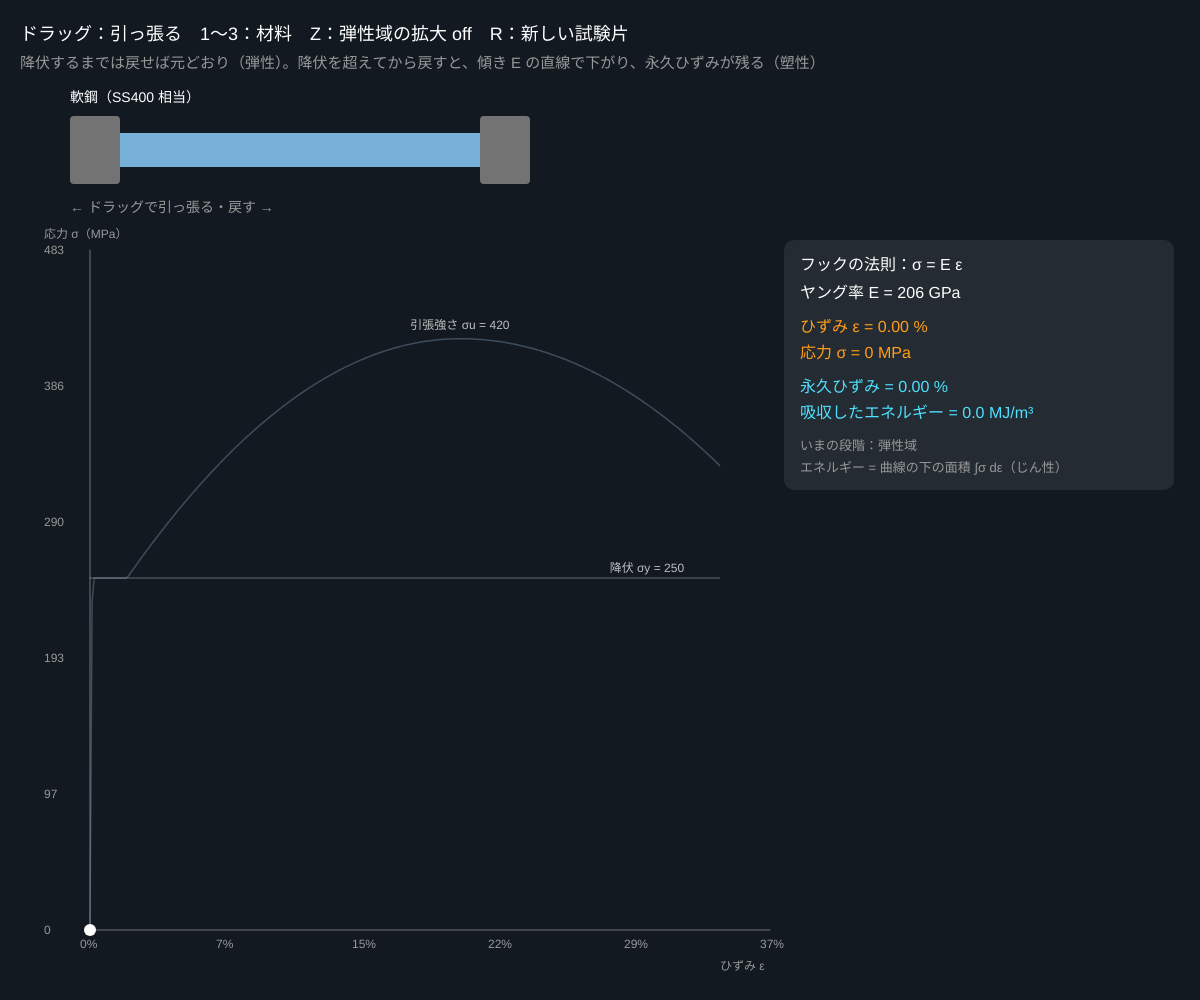
Frame 1 (no input)
Frame 60 (no input): identical to frame 1, image omitted
Frame 120 (the mouse pressed at the canvas centre since frame 60): identical to frame 1, image omitted

The p5.js sketch that drew this single still picture (run headless with seeded random() and noise() and a simulated clock; from frame 60 on, the mouse is pressed at the canvas centre):

// p5.js sketch
// ── sketch.js
// ============================================
// 06 応力–ひずみ線図（引張試験）
// 試験片を引っ張って「応力 σ = 力 / 断面積」と「ひずみ ε = 伸び / 元の長さ」の関係を描く
// 弾性域（戻る）→ 降伏 → 加工硬化 → 最大荷重 → くびれ → 破断。途中で戻すと永久ひずみが残る
// ドラッグ（左右）= 引っ張る・戻す / 1〜3 = 材料（軟鋼・アルミ合金・ゴム）/ Z = 弾性域を拡大 / R = 新しい試験片
// ============================================

// ★ 材料の表：E ヤング率（MPa）、sy 降伏応力、plateau 降伏棚の終わり、eu・su 最大応力のひずみと値、ef・sf 破断
let materials = [
  { title: '軟鋼（SS400 相当）', hue: 205, E: 206000, sy: 250, plateau: 0.02, eu: 0.2, su: 420, ef: 0.34, sf: 330 },
  { title: 'アルミ合金（A6061-T6 相当）', hue: 45, E: 69000, sy: 275, plateau: 0, eu: 0.09, su: 310, ef: 0.15, sf: 270 },
  { title: 'ゴム（超弾性）', hue: 330, E: 3, rubber: true, ef: 5, eu: 5 },
];
let matId = 0;
let strain = 0, strainMax = 0, broken = false;
let trace = [];                 // 描いてきた (ε, σ) の点
let workDone = 0, lastE = 0, lastS = 0;
let zoomElastic = false;

function setup() {
  createCanvas(windowWidth, windowHeight);
  colorMode(HSB, 360, 100, 100, 100);
  resetTest();
}
function resetTest() { strain = 0; strainMax = 0; broken = false; trace = [{ e: 0, s: 0 }]; workDone = 0; lastE = 0; lastS = 0; }

// ★ 一方向に引っ張り続けたときの曲線（包絡線）
function envelope(mt, e) {
  if (mt.rubber) { let lam = 1 + e; return (mt.E / 3) * (lam - 1 / (lam * lam)); }   // ネオフック：σ = G(λ − 1/λ²)
  let ey = mt.sy / mt.E;
  if (e <= ey) return mt.E * e;                                   // 弾性域：フックの法則 σ = Eε
  if (e <= mt.plateau) return mt.sy;                              // 降伏棚
  let e0 = Math.max(ey, mt.plateau);
  if (e <= mt.eu) { let u = (mt.eu - e) / (mt.eu - e0); return mt.su - (mt.su - mt.sy) * u * u; }   // 加工硬化
  let u = (e - mt.eu) / (mt.ef - mt.eu);
  return mt.su - (mt.su - mt.sf) * u * u;                         // くびれ（公称応力は下がる）
}
// ★ いまの応力：これまでの最大ひずみより手前なら、傾き E の直線で除荷・再負荷
function stressAt(mt, e) {
  if (broken) return 0;
  if (mt.rubber || e >= strainMax) return envelope(mt, e);
  return Math.max(envelope(mt, strainMax) - mt.E * (strainMax - e), 0);
}

function draw() {
  background(212, 45, 13);
  let mt = materials[matId];
  let sigma = stressAt(mt, strain);
  let sPeak = mt.rubber ? envelope(mt, mt.ef) : mt.su;
  let ey = mt.rubber ? 0 : mt.sy / mt.E;
  let plastic = mt.rubber || broken ? 0 : Math.max(strainMax - envelope(mt, strainMax) / mt.E, 0);   // 永久ひずみ

  // ---- 試験片（上）：ひずみに合わせて伸び、細くなる
  let sx = 120, sy0 = 150, len0 = Math.min(width * 0.32, 360);
  let stretch = mt.rubber ? strain * 0.35 : strain * 1.2;         // 絵の上での伸び（見やすく誇張）
  let len = len0 * (1 + stretch);
  let necking = !mt.rubber && strainMax > mt.eu ? constrain((strainMax - mt.eu) / (mt.ef - mt.eu), 0, 1) : 0;
  let wide = 34 / Math.sqrt(1 + (mt.rubber ? strain * 0.6 : strain));
  noStroke(); fill(0, 0, 45);
  rect(sx - 50, sy0 - 34, 50, 68, 4);                             // 固定側のつかみ
  let gapB = broken ? 14 : 0;
  rect(sx + len + gapB, sy0 - 34, 50, 68, 4);                     // 動く側のつかみ
  fill(mt.hue, 45, 85);
  for (let half = 0; half < 2; half++) {
    beginShape();
    for (let i = 0; i <= 20; i++) {
      let u = i / 20, x = half === 0 ? sx + (len / 2) * u : sx + len + gapB - (len / 2) * u;
      vertex(x, sy0 - (wide / 2) * (1 - 0.6 * necking * Math.exp(-Math.pow((1 - u) * 5, 2))));
    }
    for (let i = 20; i >= 0; i--) {
      let u = i / 20, x = half === 0 ? sx + (len / 2) * u : sx + len + gapB - (len / 2) * u;
      vertex(x, sy0 + (wide / 2) * (1 - 0.6 * necking * Math.exp(-Math.pow((1 - u) * 5, 2))));
    }
    endShape(CLOSE);
  }
  // 力の矢印
  let fx = sx + len + gapB + 50, fl = (sigma / sPeak) * 90;
  stroke(0, 80, 100); strokeWeight(4);
  if (fl > 2) { line(fx, sy0, fx + fl, sy0); line(fx + fl, sy0, fx + fl - 10, sy0 - 7); line(fx + fl, sy0, fx + fl - 10, sy0 + 7); }
  noStroke(); fill(0, 0, 100); textSize(14);
  text(mt.title, sx - 50, sy0 - 48);
  fill(0, 0, 60);
  text(broken ? '破断！ R で新しい試験片' : '← ドラッグで引っ張る・戻す →', sx - 50, sy0 + 62);

  // ---- 線図（下）
  let gx = 90, gy = 250, gw = width - 520, gh = height - gy - 70;
  let eMax = zoomElastic && !mt.rubber ? 0.01 : mt.ef * 1.08;
  let sMax = sPeak * 1.15;
  let X = (e) => gx + (e / eMax) * gw, Y = (s) => gy + gh - (s / sMax) * gh;
  stroke(0, 0, 45); strokeWeight(1);
  line(gx, gy, gx, gy + gh); line(gx, gy + gh, gx + gw, gy + gh);
  noStroke(); fill(0, 0, 60); textSize(12);
  for (let i = 0; i <= 5; i++) {
    text(nf((eMax * i) / 5 * 100, 1, eMax < 0.05 ? 2 : 0) + '%', X((eMax * i) / 5) - 10, gy + gh + 18);
    text(nf((sMax * i) / 5, 1, mt.rubber ? 1 : 0), gx - 46, Y((sMax * i) / 5) + 4);
  }
  text('ひずみ ε', gx + gw - 50, gy + gh + 40); text('応力 σ（MPa）', gx - 46, gy - 12);
  // 包絡線（うすく）
  noFill(); stroke(mt.hue, 30, 70, 40); strokeWeight(1.5);
  beginShape();
  for (let i = 0; i <= 300; i++) { let e = (Math.min(eMax, mt.ef) * i) / 300; vertex(X(e), Y(envelope(mt, e))); }
  endShape();
  // たどってきた線
  stroke(mt.hue, 60, 100); strokeWeight(3);
  let shown = trace.filter((p) => p.e <= eMax);
  if (shown.length > 1) {
    beginShape();
    for (let p of shown) vertex(X(p.e), Y(p.s));
    endShape();
  }
  if (!mt.rubber) {
    stroke(0, 0, 100, 35); strokeWeight(1);
    line(X(0), Y(mt.sy), X(Math.min(eMax, mt.ef)), Y(mt.sy));
    noStroke(); fill(0, 0, 75); textSize(12);
    text('降伏 σy = ' + mt.sy, X(Math.min(eMax, mt.ef)) - 110, Y(mt.sy) - 6);
    if (!zoomElastic) text('引張強さ σu = ' + mt.su, X(mt.eu) - 50, Y(mt.su) - 10);
  }
  if (strain <= eMax) { noStroke(); fill(0, 0, 100); circle(X(strain), Y(sigma), 12); }

  // ---- 数値
  noStroke(); fill(0, 0, 100); textSize(18);
  text('ドラッグ：引っ張る　1〜3：材料　Z：弾性域の拡大 ' + (zoomElastic ? 'ON' : 'off') + '　R：新しい試験片', 20, 40);
  fill(0, 0, 60); textSize(15);
  text('降伏するまでは戻せば元どおり（弾性）。降伏を超えてから戻すと、傾き E の直線で下がり、永久ひずみが残る（塑性）', 20, 68);
  let ix = width - 400, iy = 270;
  fill(0, 0, 100, 8); rect(ix - 16, iy - 30, 390, 250, 10);
  fill(0, 0, 100); textSize(16);
  text('フックの法則：σ = E ε', ix, iy);
  text('ヤング率 E = ' + (mt.rubber ? mt.E + ' MPa' : mt.E / 1000 + ' GPa'), ix, iy + 28);
  fill(35, 90, 100);
  text('ひずみ ε = ' + nf(strain * 100, 1, 2) + ' %', ix, iy + 62);
  text('応力 σ = ' + nf(sigma, 1, mt.rubber ? 2 : 0) + ' MPa', ix, iy + 88);
  fill(190, 70, 100);
  text('永久ひずみ = ' + nf(plastic * 100, 1, 2) + ' %', ix, iy + 122);
  text('吸収したエネルギー = ' + nf(workDone, 1, 1) + ' MJ/m³', ix, iy + 148);
  fill(0, 0, 60); textSize(13);
  let stage = broken ? '破断' : mt.rubber ? '超弾性（戻せば元どおり）' : strain < strainMax - 1e-6 ? '除荷・再負荷（弾性）' : strain <= ey ? '弾性域' : strain <= mt.plateau ? '降伏棚' : strain <= mt.eu ? '加工硬化' : 'くびれ';
  text('いまの段階：' + stage, ix, iy + 180);
  text('エネルギー = 曲線の下の面積 ∫σ dε（じん性）', ix, iy + 202);
}

function mouseDragged() {
  if (broken) return;
  let mt = materials[matId];
  let range = mt.ef * 1.05;
  // 戻せるのは力が 0 になるところ（永久ひずみ）まで。それ以上戻すと試験片がたるむだけ
  let slack = mt.rubber ? 0 : Math.max(strainMax - envelope(mt, strainMax) / mt.E, 0);
  strain = constrain(strain + ((mouseX - pmouseX) / (width * 0.5)) * range * (zoomElastic && !mt.rubber ? 0.03 : 1), slack, range);
  // 細かく分けて進める（速くドラッグしても線が飛ばないように）
  let last = trace[trace.length - 1], n = Math.max(1, Math.ceil(Math.abs(strain - last.e) / (range / 400)));
  for (let i = 1; i <= n; i++) {
    let e = last.e + ((strain - last.e) * i) / n;
    let s = stressAt(mt, e);
    if (e > strainMax) strainMax = e;
    workDone += ((s + lastS) / 2) * (e - lastE);                  // 台形公式で ∫σ dε
    lastE = e; lastS = s;
    trace.push({ e, s });
    if (e >= mt.ef) { broken = true; trace.push({ e, s: 0 }); strain = e; break; }
  }
  if (trace.length > 4000) trace.splice(0, trace.length - 4000);
}

function keyPressed() {
  if (key === '1' || key === '2' || key === '3') { matId = Number(key) - 1; resetTest(); }
  if (key === 'z' || key === 'Z') zoomElastic = !zoomElastic;
  if (key === 'r' || key === 'R') resetTest();
}

// ---------- やってみよう ----------
// 1. 軟鋼を 5% まで引っ張ってから戻そう。戻りの線は最初の直線と平行。横軸と交わる点が永久ひずみ
// 2. もう一度引っ張ると、前より高い応力まで弾性のまま（加工硬化）。針金を曲げ伸ばしすると硬くなる理由
// 3. Z で拡大して弾性域を見よう。軟鋼は 0.12% で降伏する。1 m の棒なら何 mm 伸びたところ？
// 4. 軟鋼とアルミを破断まで引っ張り、吸収したエネルギー（面積）を比べよう。ねばり強いのは？
// 5. materials に「鋳鉄（E 100000、ほとんど伸びずに破断：ef 0.005）」を足そう。もろい材料の線図はどんな形？
